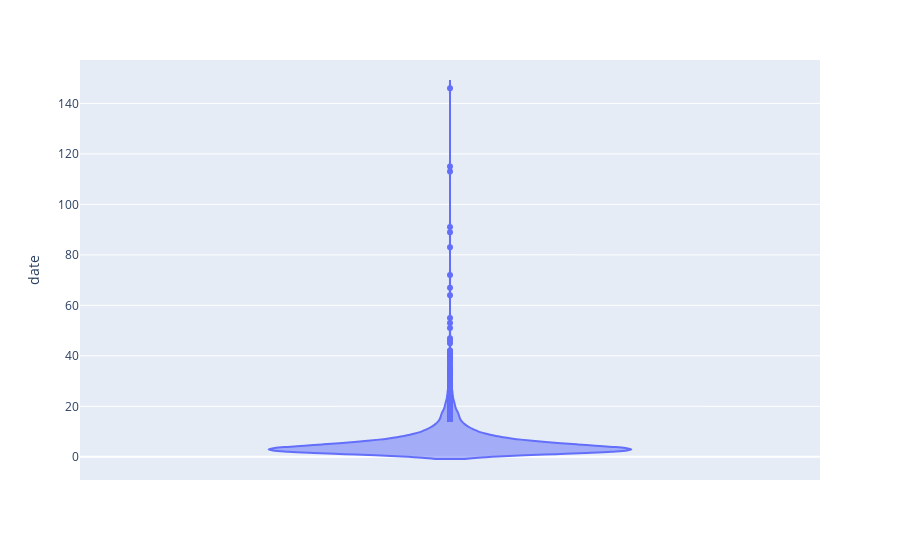

The notebook cell saved with this chart:
### Code cell
df = px.data.tips()
fig = px.violin(df3, y="date")
fig.show()

### Figure 1 — Plotly figure (JSON) as saved in the notebook; plotly's stock layout.template omitted (floating-point values rounded to 4 significant figures; data arrays with more than 128 entries replaced by an {"elided": "..."} marker saying what was removed)
{"data": [{"alignmentgroup": "True", "box": {"visible": false}, "hovertemplate": "date=%{y}<extra></extra>", "legendgroup": "", "marker": {"color": "#636efa"}, "name": "", "offsetgroup": "", "orientation": "v", "scalegroup": "True", "showlegend": false, "type": "violin", "x0": " ", "xaxis": "x", "y": {"elided": "2991 int values"}, "y0": " ", "yaxis": "y"}], "layout": {"legend": {"tracegroupgap": 0}, "margin": {"t": 60}, "violinmode": "group", "xaxis": {"anchor": "y", "domain": [0, 1]}, "yaxis": {"anchor": "x", "domain": [0, 1], "title": {"text": "date"}}}}
